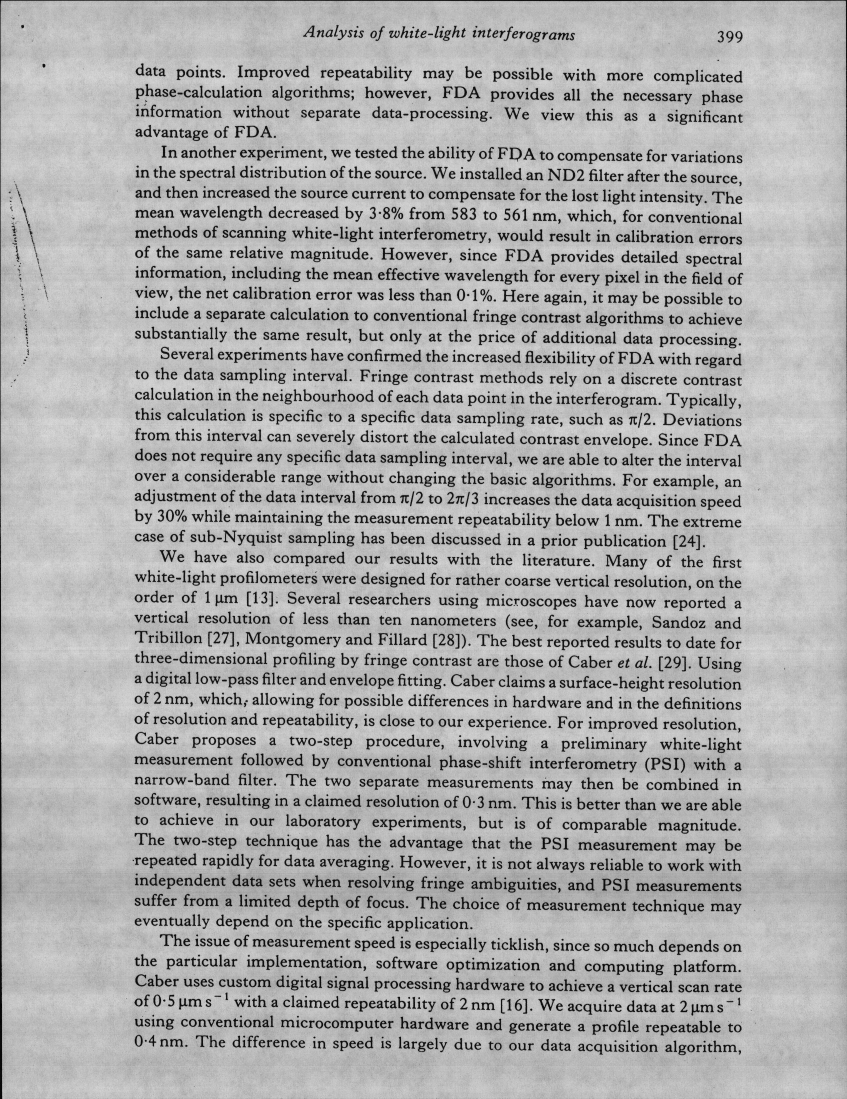
#> input picture inimg.png, 1694 x 2197 px (shown at 1/2 size)
$ python OCR_h_boost.py
#> lines starting #> are read from the running program, lines starting #| are printed output that depends on the picture; after the words box and inside, x2 and y2 are one past the last pixel; in counts of white or black regions, pixels touching at a corner belong together
import os.path
import cv2
import numpy as np
from numpy.core.fromnumeric import reshape
#import matplotlib as mpl
#import matplotlib.pyplot as plt
#mpl.use("TkAgg")

BaseDir = os.path.dirname(os.path.abspath(__file__))
print(BaseDir)
inimg = os.path.join(BaseDir, 'inimg.png')

imgsrc = cv2.imread(inimg)
#> imgsrc is the input picture: shape (2197, 1694, 3); min 0, max 229, mean 171.4
src_h, src_w, scr_c= imgsrc.shape
#> src_h = 2197; src_w = 1694; scr_c = 3
if (src_w>1600):
    expect_h = src_h/src_w*1600
#> expect_h = 2075.1
    expect_h = int(expect_h)
#> expect_h = 2075
    img= cv2.resize(imgsrc, (1600,expect_h), interpolation=cv2.INTER_AREA)
elif (src_w<1600):
    expect_h = src_h/src_w*1600
    expect_h = int(expect_h)
    img= cv2.resize(imgsrc, (1600,expect_h), interpolation=cv2.INTER_NEAREST)

gray = cv2.cvtColor(img, cv2.COLOR_BGR2GRAY)

####CONVOLUTION 1####
## Pre-Processing for Paragraph detection ##
line_img = cv2.resize(gray, (800,int(expect_h/2)), interpolation=cv2.INTER_AREA)
para_img = cv2.resize(gray, (400,int(expect_h/4)), interpolation=cv2.INTER_AREA)
para_blur = cv2.blur(para_img, (45,3))
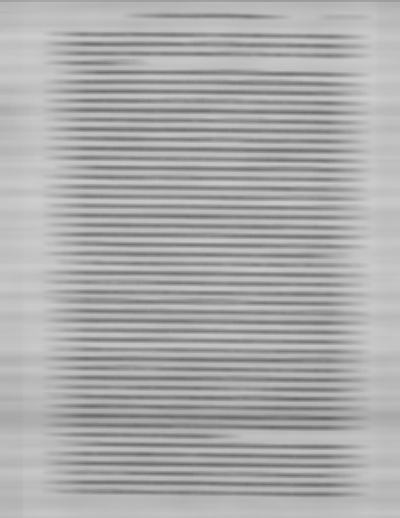
#> para_blur: shape (518, 400); min 97, max 206, mean 171.6
line_blur = cv2.blur(para_img, (45,1))
para_thresh_val, para_thresh = cv2.threshold(para_blur, 0, 255, cv2.THRESH_OTSU)
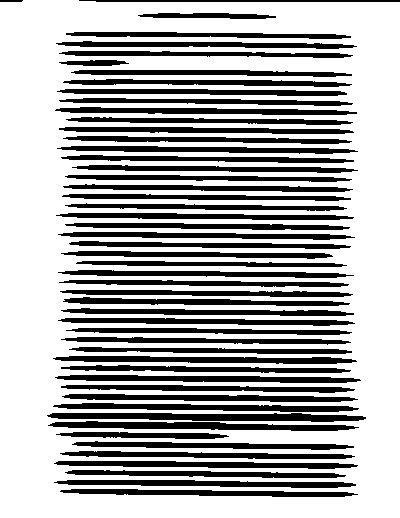
#> para_thresh: shape (518, 400); 66.8% white; 52 black regions, largest, box (x1, y1, x2, y2) and area: (47, 413, 366, 422) 2038, (48, 421, 359, 431) 1866, (53, 356, 357, 364) 1674
#> para_thresh_val = 164
para_blur_x2 = cv2.blur(para_thresh, (1,30))
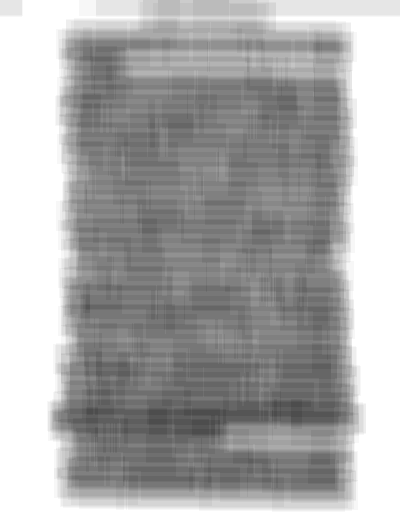
#> para_blur_x2: shape (518, 400); min 77, max 255, mean 170.6
## END ##

## Paragraph Detection ##
def contourprocess(inputimg, threshmode):
#> called with threshmode = 0
    if threshmode==0:
        thresh_val, thresh = cv2.threshold(inputimg, 0, 255, cv2.THRESH_OTSU + cv2.THRESH_BINARY_INV)
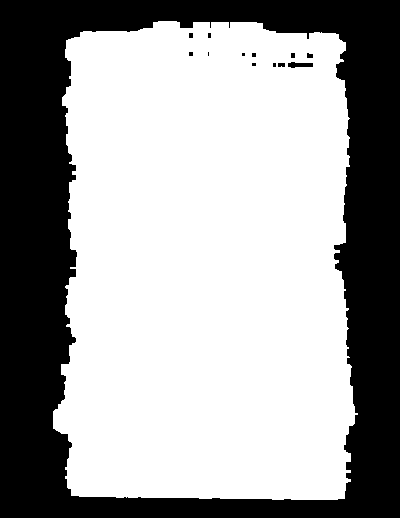
#> thresh: shape (518, 400); 63% white; 13 black regions (7 under 20 px)
#> thresh_val = 179
    elif threshmode==1:
        thresh_val, thresh = cv2.threshold(inputimg, 0, 255, cv2.THRESH_TRIANGLE + cv2.THRESH_BINARY_INV)
    contours, hierarchy = cv2.findContours(thresh, cv2.RETR_EXTERNAL, cv2.CHAIN_APPROX_SIMPLE)
#> contours = 1 contour; box (x1, y1, x2, y2) and area: (53, 21, 358, 500) 130024

    pre_sort=[] #list to contain all the contour boxes before proper arrangement

    for cnt in contours:
        x, y, w, h = cv2.boundingRect(cnt)
        pre_sort.append((x,y,w,h))
#> this loop made 1 pass
#> (x, y, w, h) on pass 1: (53, 21, 305, 479)
#> after the loop, pre_sort = [(53, 21, 305, 479)]

    sort_arr=np.array(pre_sort, dtype=[('loc_x', np.int32), ('loc_y', np.int32), ('char_w', np.int32), ('char_h', np.int32)])
    sort_arr=np.sort(sort_arr, order='loc_x')

    hsv=cv2.cvtColor(thresh,cv2.COLOR_GRAY2RGB)
#> hsv: shape (518, 400, 3); 63% white; 13 black regions (7 under 20 px), largest, box (x1, y1, x2, y2) and area: (0, 0, 400, 518) 76317, (288, 62, 313, 68) 108, (278, 63, 285, 67) 27, (307, 53, 313, 58) 26, (189, 33, 193, 38) 20, (291, 53, 295, 58) 20

    step=0
    crop_arr=[]
    while step<expect_h:
        f=0
        for val in sort_arr:
            x = sort_arr[f]['loc_x']
            y = sort_arr[f]['loc_y']
            w = sort_arr[f]['char_w']
            h = sort_arr[f]['char_h']
            if ((y+h)>step and (y+h)<=(step+8)):  # scans screen for contours in 8px slices
                if (x,y,w,h) in crop_arr:
                    print("Not optimized")
                else:
                    test=cv2.rectangle(hsv, (x,y), (x+w , y+h), (255,0,0), 2)
                    #cv2.imshow('test',test)
                    #cv2.waitKey(500)
                    crop_arr.append((x,y,w,h))
            f=f+1
        step=step+8
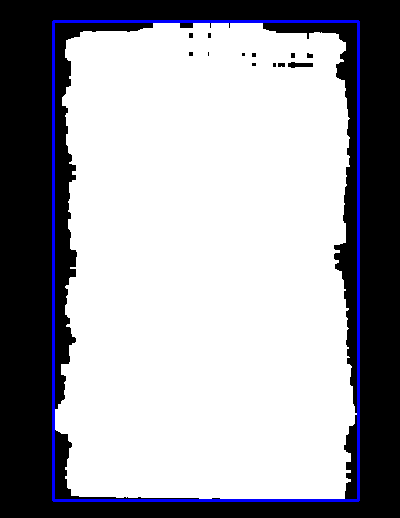
#> hsv: shape (518, 400, 3); mean B, G, R 166.3, 160.5, 160.5
#> after the loop, crop_arr = [(53, 21, 305, 479)]; step = 2080
    return crop_arr


def convulextractor(extract_list, scale_factor, inputimg, scale_factor_D, featurex2img, h_boost, xi, xf , mode):
#> called with scale_factor = 1, scale_factor_D = 2, h_boost = 1, xi = 0, xf = 0, mode = 0
    extract_arr = np.array(extract_list, dtype=[('loc_x', np.int32), ('loc_y', np.int32), ('char_w', np.int32), ('char_h', np.int32)])
    f=0
    extracted = []
    featureimg = []
    x_max=0
    x_min=9000
    for val in extract_arr:
        x = extract_arr[f]['loc_x']
        y = extract_arr[f]['loc_y']
        w = extract_arr[f]['char_w']
        h = extract_arr[f]['char_h']
        x_min=min(x,x_min)
        x_max=max(x+w,x_max)
        if mode==1:
            x=xi
            h=xf-xi
        crop = inputimg[int((y-h*(h_boost-1))*scale_factor):int((y+h*h_boost)*scale_factor),int(x*scale_factor):int((x+w)*scale_factor)]
        extracted.append(crop)
        crop = featurex2img[int((y-h*(h_boost-1))*scale_factor_D):int((y+h*h_boost)*scale_factor_D),int(x*scale_factor_D):int((x+w)*scale_factor_D)]
        featureimg.append(crop)
        f=f+1
#> this loop made 1 pass
#> (y, w, x_min, x_max, f) on pass 1: (21, 305, 53, 358, 1)
#> pass 1, in convulextractor, `crop = featurex2img[int((y-h*(h_boost-1))*scale_factor_D):int((y+h*h_b..`:
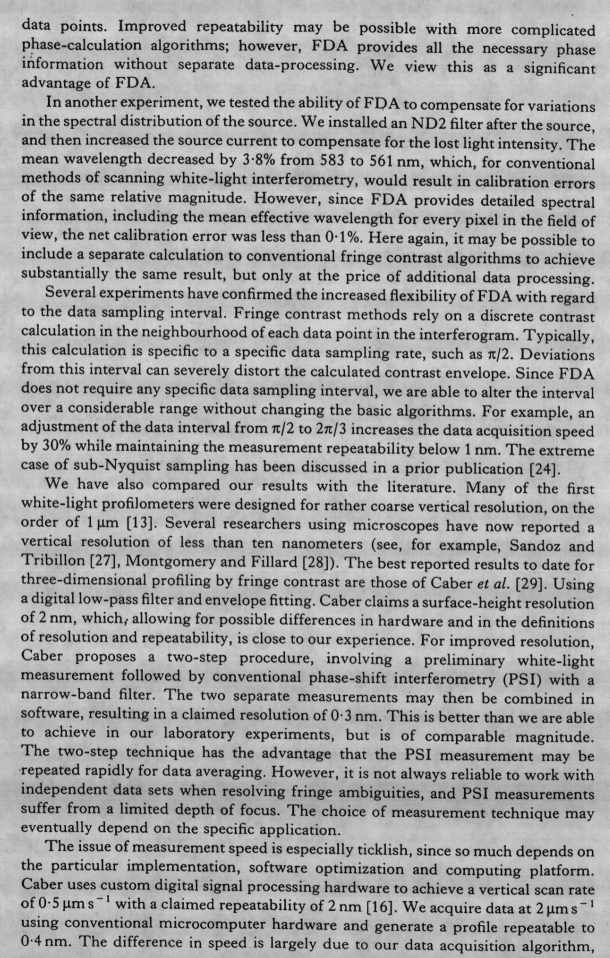
#> crop: shape (958, 610); min 10, max 221, mean 164
#> after the loop, extracted = 1 item; f = 1; featureimg = 1 item
    return extracted, featureimg, x_min, x_max

para, para_D, para_w_min, para_w_max = convulextractor(contourprocess(para_blur_x2, 0), 1, line_blur, 2, line_img, 1, 0, 0, 0)
#> para = 1 item; para_D = 1 item; para_w_min = 53; para_w_max = 358

## Pre-Processing for line detection ##
## NOT SETUP FOR NOW
## FOR OPTIMIZATION LATER
## END ##
f=0
for val in para:
    val_D = para_D[f]
    cv2.imshow('test', val_D)
    cv2.waitKey(500)
    lines, lines_D, line_w_min, line_w_max = convulextractor(contourprocess(val, 1), 2, val_D, 2, gray, 1.2, para_w_min, para_w_max, 0)
#> this loop made 1 pass
#> (thresh_val in contourprocess, line_w_min, line_w_max) on pass 1: (164, 0, 305)
#> pass 1, in contourprocess (call 2), `thresh_val, thresh = cv2.threshold(inputimg, 0, 255, cv2.THRESH_TRIANG..`:
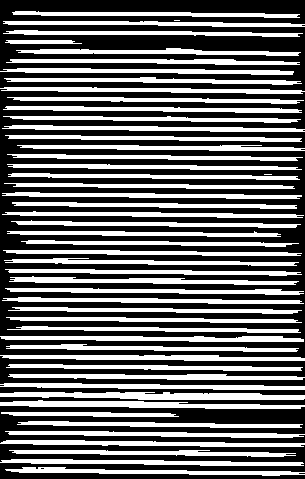
#> thresh: shape (479, 305); 40.3% white; 51 white regions (2 under 20 px), largest, box (x1, y1, x2, y2) and area: (0, 392, 305, 400) 1807, (0, 400, 305, 409) 1612, (0, 336, 304, 342) 1376

f=0
for val in lines:
    val_D=lines_D[f]
    cv2.imshow('test', val)
    cv2.waitKey(500)
#> this loop made 51 passes
    #words = convulextractor(contourprocess(val), 2, line_img)
